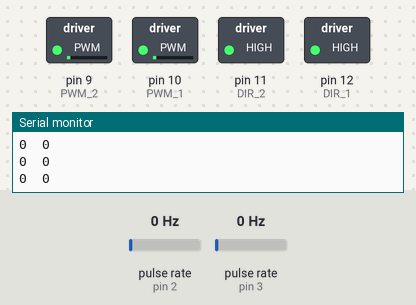
The sketch below on a simulated Arduino Uno, built with avr-gcc and run on an emulated ATmega328P. On the bench: switched loads named in the sketch (green lamp = pin HIGH), the last lines printed to the serial monitor. Wiring (inferred from the names in the program): 2 × pulse sensor: data pin 2 / data pin 3. The test bench sets the inputs (shaded band); at power-on: pulse rate (sensors on pin 2, pin 3) 0 Hz.

Above: at 0.8 s.
0.9 s: pulse rate (sensor on pin 2) set to 4 Hz
At 1.66 s:
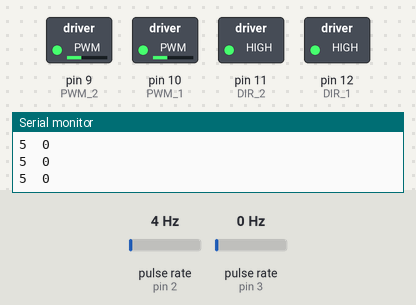
At 4.0 s:
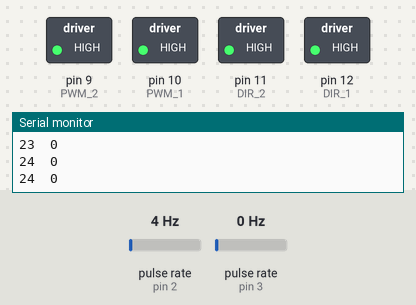
Timing chart, 0 to 5.5 s (numbered marks = the images above; inputs shaded):
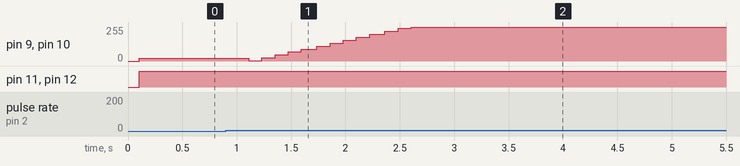

The sketch:

updated_encoder.ino
```cpp
const int drive_distance = 100;
const int motor_power = 20;
const int motor_offset = 22;
const int wheel_diameter = 100;  //in mm
const float wheel_circumference = PI*wheel_diameter;
const int counts_per_revolution = 9840;


const int encoder_1 = 2;
const int encoder_2 = 3;
const int PWM_1 = 10;
const int DIR_1 = 12;
const int PWM_2 = 9;
const int DIR_2 = 11;

volatile int counter_A = 0;
volatile int counter_B = 0;

void setup()
{
  Serial.begin(9600);

  pinMode(encoder_1, INPUT_PULLUP);
  pinMode(encoder_2, INPUT_PULLUP);
  pinMode(PWM_1, OUTPUT);
  pinMode(DIR_1, OUTPUT);
  pinMode(PWM_2, OUTPUT);
  pinMode(DIR_2, OUTPUT);

  attachInterrupt(digitalPinToInterrupt(encoder_1), counter_1, CHANGE);
  attachInterrupt(digitalPinToInterrupt(encoder_2), counter_2, CHANGE);

  delay(100);
  Forward(drive_distance, motor_power);

}

void loop(){

}

void Forward(float distance, int power)
{
  unsigned long number_ticks_1;
  unsigned long number_ticks_2;

  int power_1 = motor_power;
  int power_2 = motor_power;

  unsigned long diff_1;
  unsigned long diff_2;

  counter_A = 0;
  counter_B = 0;

  unsigned long encoder_1_previous = counter_A;
  unsigned long encoder_2_previous = counter_B;

  float number_revolutions = (distance * 10) / wheel_circumference;
  unsigned long target_count = number_revolutions * counts_per_revolution;


  Serial.print("Driving for ");
  Serial.print(distance);
  Serial.print(" cm ( ");
  Serial.print(target_count);
  Serial.print(" ticks) at ");
  Serial.print(power);
  Serial.println(" RPM ");

  while((counter_A < target_count) && (counter_B < target_count)){

    number_ticks_1 = counter_A;
    number_ticks_2 = counter_B;

    Serial.print(number_ticks_1);
    Serial.print("\t");
    Serial.println(number_ticks_2);

    drive(power_1, power_2);
  //  delay(1000);
  //  right(power_1, power_2);

    diff_1 = number_ticks_1 - encoder_1_previous;
    diff_2 = number_ticks_2 - encoder_2_previous;

    encoder_1_previous = number_ticks_1;
    encoder_2_previous = number_ticks_2;


    //If left is faster, slow it down and speed up right
    if (diff_1 > diff_2)
    {
      power_1 -= motor_offset;
      power_2 -= motor_offset;
    }

    //If right is faster, slow it down and speed up left
    if (diff_1 < diff_2)
    {
      power_1 -= motor_offset;
      power_2 -= motor_offset;
    }

    delay(20);
  }

  brake();
}

void counter_1()
{
  counter_A++;
}

void counter_2()
{
  counter_B++;
}

void drive(int power_a, int power_b)
{
  power_a = constrain(power_a , -255, 255);
  power_b = constrain(power_b , -255, 255);


  if (power_a < 0){
    digitalWrite(DIR_1, HIGH);
    digitalWrite(DIR_2, HIGH);
  }else {
    digitalWrite(DIR_1, HIGH);
    digitalWrite(DIR_2, HIGH);
  }

  if (power_b < 0){
    digitalWrite(DIR_1, HIGH);
    digitalWrite(DIR_2, HIGH);
  }else {
    digitalWrite(DIR_1, HIGH);
    digitalWrite(DIR_2, HIGH);
  }

  analogWrite(PWM_1, abs(power_a));
  analogWrite(PWM_2, abs(power_b));
}

void right(int power_a, int power_b)
{
  power_a = constrain(power_a , -255, 255);
  power_b = constrain(power_b , -255, 255);


  if (power_a < 0){
    digitalWrite(DIR_1, LOW);
    digitalWrite(DIR_2, HIGH);
  }else {
    digitalWrite(DIR_1, HIGH);
    digitalWrite(DIR_2, LOW);
  }

  if (power_b < 0){
    digitalWrite(DIR_1, LOW);
    digitalWrite(DIR_2, HIGH);
  }else {
    digitalWrite(DIR_1, HIGH);
    digitalWrite(DIR_2, LOW);
  }

  analogWrite(PWM_1, abs(power_a));
  analogWrite(PWM_2, abs(power_b));
}
void brake()
{
  digitalWrite(PWM_1, LOW);
  digitalWrite(PWM_2, LOW);
  digitalWrite(DIR_1, LOW);
  digitalWrite(DIR_2, LOW);
}
```

Measured:
- after the input at 0.9 s, pin 9 (PWM_2), pin 10 (PWM_1): 20/255 → 2/255 after 0.21 s, → 24/255 0.12 s later, → 46/255 0.12 s later, → 68/255 0.12 s later, … (13 changes in this stretch)
